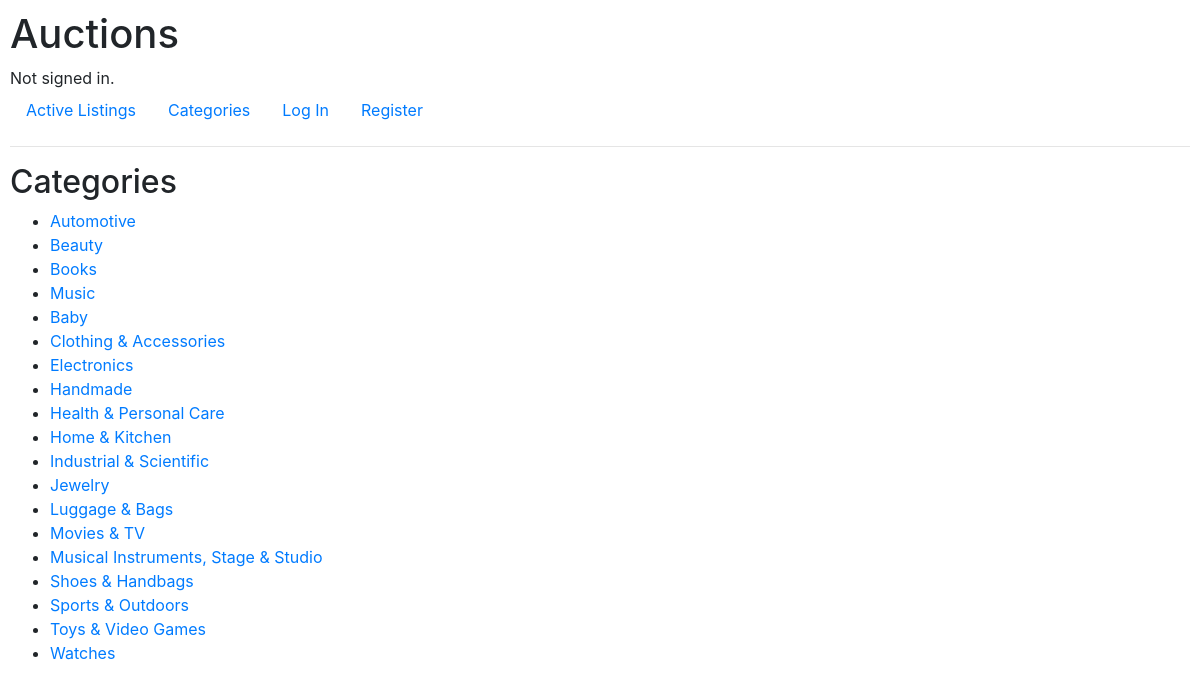
The page /categories on the database its author committed.
### auctions/models.py (models this page shows, shortened)
class Category(models.Model):
    title = models.CharField(max_length=100)

### auctions/views.py (the view)
# urls.py: path("categories", views.categories, name="categories"),
def categories(request):
    return render(request, "auctions/categories.html", {
        "categories": Category.objects.all()
    })

### auctions/templates/auctions/categories.html
{% extends 'auctions/layout.html' %}
{% block body %}
    <h2>Categories</h2>
    <ul>
        {% for category in categories %}
            <li>
                <a href="{% url 'category' category.title %}">{{ category.title }}</a>
            </li>
        {% endfor %}
    </ul>
{% endblock %}

### auctions/templates/auctions/layout.html (shortened to what this page needs)
{% load static %}
<!DOCTYPE html>
<html lang="en">
    <head>
        <link rel="stylesheet" href="https://stackpath.bootstrapcdn.com/bootstrap/4.4.1/css/bootstrap.min.css">
        <link href="{% static 'auctions/styles.css' %}" rel="stylesheet">
    </head>
    <body>
        <h1>Auctions</h1>
        <div>
            {% if user.is_authenticated %}
                Signed in as <strong>{{ user.username }}</strong>.
            {% else %}
                Not signed in.
            {% endif %}
        </div>
        <ul class="nav">
            <li class="nav-item">
                <a class="nav-link" href="{% url 'index' %}">Active Listings</a>
            </li>
            <li class="nav-item">
                <a class="nav-link" href="{% url 'categories' %}">Categories</a>
            </li>
            {% if user.is_authenticated %}
                <li class="nav-item">
                    <a class="nav-link" href="{% url 'watchlist' user.username %}">Watchlist</a>
                </li>
                <li class="nav-item">
                    <a class="nav-link" href="{% url 'createListing' %}">Create Listing</a>
                </li>
                <li class="nav-item">
                    <a class="nav-link" href="{% url 'logout' %}">Log Out</a>
                </li>
            {% else %}
                <li class="nav-item">
                    <a class="nav-link" href="{% url 'login' %}">Log In</a>
                </li>
                <li class="nav-item">
                    <a class="nav-link" href="{% url 'register' %}">Register</a>
                </li>
            {% endif %}
        </ul>
        <hr>
        {% block body %}
        {% endblock %}
    </body>
</html>

### auctions/static/auctions/styles.css (style rules this page uses)
body { padding: 10px; }

### rows shown on the page
Category: title "Automotive"
Category: title "Beauty"
Category: title "Books"
Category: title "Music"
Category: title "Baby"
Category: title "Clothing & Accessories"
Category: title "Electronics"
Category: title "Handmade"
Category: title "Health & Personal Care"
Category: title "Home & Kitchen"
Category: title "Industrial & Scientific"
Category: title "Jewelry"
Category: title "Luggage & Bags"
Category: title "Movies & TV"
Category: title "Musical Instruments, Stage & Studio"
Category: title "Shoes & Handbags"
Category: title "Sports & Outdoors"
Category: title "Toys & Video Games"
Category: title "Watches"
